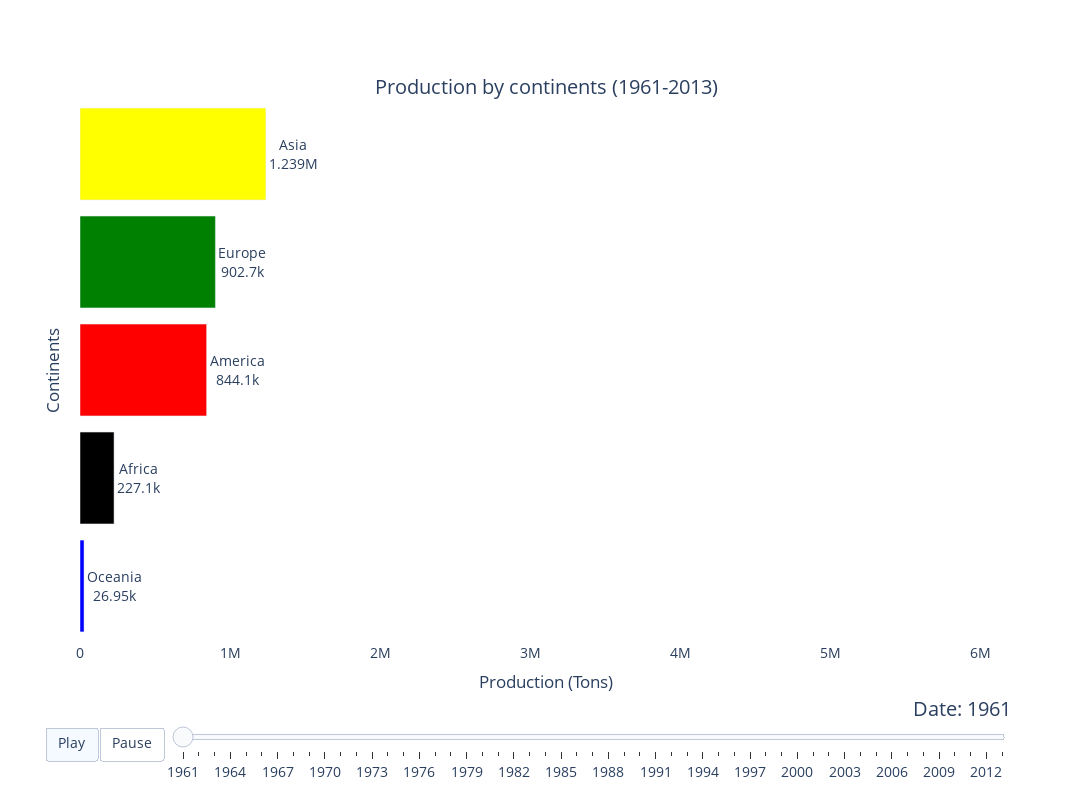

The code cell stored with this chart in its notebook:
### Markdown cell above
Now let's observe the trend of production (both food and feed) over the years from 1961 to 2013, divided by continent through an interactive plot.

### Code cell
# yearly production by continent
prod_by_cont_df = df_fao.groupby(['continent', 'year'])['production'].sum().reset_index()

# define colors for continents
colors = {'Africa': 'black', 'Asia': 'yellow', 'Europe': 'green', 'America': 'red', 'Oceania': 'blue'}


prod_by_cont_df['color']=prod_by_cont_df['continent'].map(colors)

# plot representation
my_raceplot = barplot(prod_by_cont_df,  item_column='continent', value_column='production', time_column='year', top_entries=10, item_color='color')
fig=my_raceplot.plot(item_label = 'Continents', value_label = 'Production (Tons)', frame_duration = 150, date_format='%Y', orientation='horizontal')

# layout
fig.update_layout(
      title='Production by continents (1961-2013)',
      title_x=0.5,
      title_y=0.9,
      title_xanchor='center',     
      title_yanchor='top',
      width=1800,
      height=800)

### Figure 1 — Plotly figure (JSON) as saved in the notebook; plotly's stock layout.template omitted (floating-point values rounded to 4 significant figures)
{"data": [{"cliponaxis": false, "hoverinfo": "all", "marker": {"color": ["blue", "black", "red", "green", "yellow"]}, "orientation": "h", "textangle": 0, "textposition": "outside", "texttemplate": "%{y}<br>%{x:.4s}", "type": "bar", "x": [26950.0, 227100.0, 844100.0, 902700.0, 1239000.0], "y": ["Oceania", "Africa", "America", "Europe", "Asia"]}], "layout": {"bargap": 0.15, "font": {"size": 14}, "height": 800, "plot_bgcolor": "#FFFFFF", "sliders": [{"active": 0, "currentvalue": {"font": {"size": 20}, "prefix": "Date: ", "visible": true, "xanchor": "right"}, "len": 0.9, "pad": {"b": 10, "t": 50}, "steps": [{"args": [["1961"], {"frame": {"duration": 150, "redraw": false}, "mode": "immediate", "transition": {"duration": 150}}], "label": "1961", "method": "animate"}, {"args": [["1962"], {"frame": {"duration": 150, "redraw": false}, "mode": "immediate", "transition": {"duration": 150}}], "label": "1962", "method": "animate"}, {"args": [["1963"], {"frame": {"duration": 150, "redraw": false}, "mode": "immediate", "transition": {"duration": 150}}], "label": "1963", "method": "animate"}, {"args": [["1964"], {"frame": {"duration": 150, "redraw": false}, "mode": "immediate", "transition": {"duration": 150}}], "label": "1964", "method": "animate"}, {"args": [["1965"], {"frame": {"duration": 150, "redraw": false}, "mode": "immediate", "transition": {"duration": 150}}], "label": "1965", "method": "animate"}, {"args": [["1966"], {"frame": {"duration": 150, "redraw": false}, "mode": "immediate", "transition": {"duration": 150}}], "label": "1966", "method": "animate"}, {"args": [["1967"], {"frame": {"duration": 150, "redraw": false}, "mode": "immediate", "transition": {"duration": 150}}], "label": "1967", "method": "animate"}, {"args": [["1968"], {"frame": {"duration": 150, "redraw": false}, "mode": "immediate", "transition": {"duration": 150}}], "label": "1968", "method": "animate"}, {"args": [["1969"], {"frame": {"duration": 150, "redraw": false}, "mode": "immediate", "transition": {"duration": 150}}], "label": "1969", "method": "animate"}, {"args": [["1970"], {"frame": {"duration": 150, "redraw": false}, "mode": "immediate", "transition": {"duration": 150}}], "label": "1970", "method": "animate"}, {"args": [["1971"], {"frame": {"duration": 150, "redraw": false}, "mode": "immediate", "transition": {"duration": 150}}], "label": "1971", "method": "animate"}, {"args": [["1972"], {"frame": {"duration": 150, "redraw": false}, "mode": "immediate", "transition": {"duration": 150}}], "label": "1972", "method": "animate"}, {"args": [["1973"], {"frame": {"duration": 150, "redraw": false}, "mode": "immediate", "transition": {"duration": 150}}], "label": "1973", "method": "animate"}, {"args": [["1974"], {"frame": {"duration": 150, "redraw": false}, "mode": "immediate", "transition": {"duration": 150}}], "label": "1974", "method": "animate"}, {"args": [["1975"], {"frame": {"duration": 150, "redraw": false}, "mode": "immediate", "transition": {"duration": 150}}], "label": "1975", "method": "animate"}, {"args": [["1976"], {"frame": {"duration": 150, "redraw": false}, "mode": "immediate", "transition": {"duration": 150}}], "label": "1976", "method": "animate"}, {"args": [["1977"], {"frame": {"duration": 150, "redraw": false}, "mode": "immediate", "transition": {"duration": 150}}], "label": "1977", "method": "animate"}, {"args": [["1978"], {"frame": {"duration": 150, "redraw": false}, "mode": "immediate", "transition": {"duration": 150}}], "label": "1978", "method": "animate"}, {"args": [["1979"], {"frame": {"duration": 150, "redraw": false}, "mode": "immediate", "transition": {"duration": 150}}], "label": "1979", "method": "animate"}, {"args": [["1980"], {"frame": {"duration": 150, "redraw": false}, "mode": "immediate", "transition": {"duration": 150}}], "label": "1980", "method": "animate"}, {"args": [["1981"], {"frame": {"duration": 150, "redraw": false}, "mode": "immediate", "transition": {"duration": 150}}], "label": "1981", "method": "animate"}, {"args": [["1982"], {"frame": {"duration": 150, "redraw": false}, "mode": "immediate", "transition": {"duration": 150}}], "label": "1982", "method": "animate"}, {"args": [["1983"], {"frame": {"duration": 150, "redraw": false}, "mode": "immediate", "transition": {"duration": 150}}], "label": "1983", "method": "animate"}, {"args": [["1984"], {"frame": {"duration": 150, "redraw": false}, "mode": "immediate", "transition": {"duration": 150}}], "label": "1984", "method": "animate"}, {"args": [["1985"], {"frame": {"duration": 150, "redraw": false}, "mode": "immediate", "transition": {"duration": 150}}], "label": "1985", "method": "animate"}, {"args": [["1986"], {"frame": {"duration": 150, "redraw": false}, "mode": "immediate", "transition": {"duration": 150}}], "label": "1986", "method": "animate"}, {"args": [["1987"], {"frame": {"duration": 150, "redraw": false}, "mode": "immediate", "transition": {"duration": 150}}], "label": "1987", "method": "animate"}, {"args": [["1988"], {"frame": {"duration": 150, "redraw": false}, "mode": "immediate", "transition": {"duration": 150}}], "label": "1988", "method": "animate"}, {"args": [["1989"], {"frame": {"duration": 150, "redraw": false}, "mode": "immediate", "transition": {"duration": 150}}], "label": "1989", "method": "animate"}, {"args": [["1990"], {"frame": {"duration": 150, "redraw": false}, "mode": "immediate", "transition": {"duration": 150}}], "label": "1990", "method": "animate"}, {"args": [["1991"], {"frame": {"duration": 150, "redraw": false}, "mode": "immediate", "transition": {"duration": 150}}], "label": "1991", "method": "animate"}, {"args": [["1992"], {"frame": {"duration": 150, "redraw": false}, "mode": "immediate", "transition": {"duration": 150}}], "label": "1992", "method": "animate"}, {"args": [["1993"], {"frame": {"duration": 150, "redraw": false}, "mode": "immediate", "transition": {"duration": 150}}], "label": "1993", "method": "animate"}, {"args": [["1994"], {"frame": {"duration": 150, "redraw": false}, "mode": "immediate", "transition": {"duration": 150}}], "label": "1994", "method": "animate"}, {"args": [["1995"], {"frame": {"duration": 150, "redraw": false}, "mode": "immediate", "transition": {"duration": 150}}], "label": "1995", "method": "animate"}, {"args": [["1996"], {"frame": {"duration": 150, "redraw": false}, "mode": "immediate", "transition": {"duration": 150}}], "label": "1996", "method": "animate"}, {"args": [["1997"], {"frame": {"duration": 150, "redraw": false}, "mode": "immediate", "transition": {"duration": 150}}], "label": "1997", "method": "animate"}, {"args": [["1998"], {"frame": {"duration": 150, "redraw": false}, "mode": "immediate", "transition": {"duration": 150}}], "label": "1998", "method": "animate"}, {"args": [["1999"], {"frame": {"duration": 150, "redraw": false}, "mode": "immediate", "transition": {"duration": 150}}], "label": "1999", "method": "animate"}, {"args": [["2000"], {"frame": {"duration": 150, "redraw": false}, "mode": "immediate", "transition": {"duration": 150}}], "label": "2000", "method": "animate"}, {"args": [["2001"], {"frame": {"duration": 150, "redraw": false}, "mode": "immediate", "transition": {"duration": 150}}], "label": "2001", "method": "animate"}, {"args": [["2002"], {"frame": {"duration": 150, "redraw": false}, "mode": "immediate", "transition": {"duration": 150}}], "label": "2002", "method": "animate"}, {"args": [["2003"], {"frame": {"duration": 150, "redraw": false}, "mode": "immediate", "transition": {"duration": 150}}], "label": "2003", "method": "animate"}, {"args": [["2004"], {"frame": {"duration": 150, "redraw": false}, "mode": "immediate", "transition": {"duration": 150}}], "label": "2004", "method": "animate"}, {"args": [["2005"], {"frame": {"duration": 150, "redraw": false}, "mode": "immediate", "transition": {"duration": 150}}], "label": "2005", "method": "animate"}, {"args": [["2006"], {"frame": {"duration": 150, "redraw": false}, "mode": "immediate", "transition": {"duration": 150}}], "label": "2006", "method": "animate"}, {"args": [["2007"], {"frame": {"duration": 150, "redraw": false}, "mode": "immediate", "transition": {"duration": 150}}], "label": "2007", "method": "animate"}, {"args": [["2008"], {"frame": {"duration": 150, "redraw": false}, "mode": "immediate", "transition": {"duration": 150}}], "label": "2008", "method": "animate"}, {"args": [["2009"], {"frame": {"duration": 150, "redraw": false}, "mode": "immediate", "transition": {"duration": 150}}], "label": "2009", "method": "animate"}, {"args": [["2010"], {"frame": {"duration": 150, "redraw": false}, "mode": "immediate", "transition": {"duration": 150}}], "label": "2010", "method": "animate"}, {"args": [["2011"], {"frame": {"duration": 150, "redraw": false}, "mode": "immediate", "transition": {"duration": 150}}], "label": "2011", "method": "animate"}, {"args": [["2012"], {"frame": {"duration": 150, "redraw": false}, "mode": "immediate", "transition": {"duration": 150}}], "label": "2012", "method": "animate"}, {"args": [["2013"], {"frame": {"duration": 150, "redraw": false}, "mode": "immediate", "transition": {"duration": 150}}], "label": "2013", "method": "animate"}], "transition": {"duration": 300, "easing": "cubic-in-out"}, "x": 0.1, "xanchor": "left", "y": 0, "yanchor": "top"}], "title": {"text": "Production by continents (1961-2013)", "x": 0.5, "xanchor": "center", "y": 0.9, "yanchor": "top"}, "updatemenus": [{"buttons": [{"args": [null, {"frame": {"duration": 150, "redraw": false}, "fromcurrent": true, "transition": {"duration": 150, "easing": "quadratic-in-out"}}], "label": "Play", "method": "animate"}, {"args": [[null], {"frame": {"duration": 0, "redraw": false}, "mode": "immediate", "transition": {"duration": 0}}], "label": "Pause", "method": "animate"}], "direction": "left", "pad": {"r": 10, "t": 87}, "showactive": true, "type": "buttons", "x": 0.1, "xanchor": "right", "y": 0, "yanchor": "top"}], "width": 1800, "xaxis": {"range": [0, 6213310], "showline": true, "showticklabels": true, "title": {"text": "Production (Tons)"}, "visible": true}, "yaxis": {"showline": false, "showticklabels": false, "title": {"text": "Continents"}, "visible": true}}}
